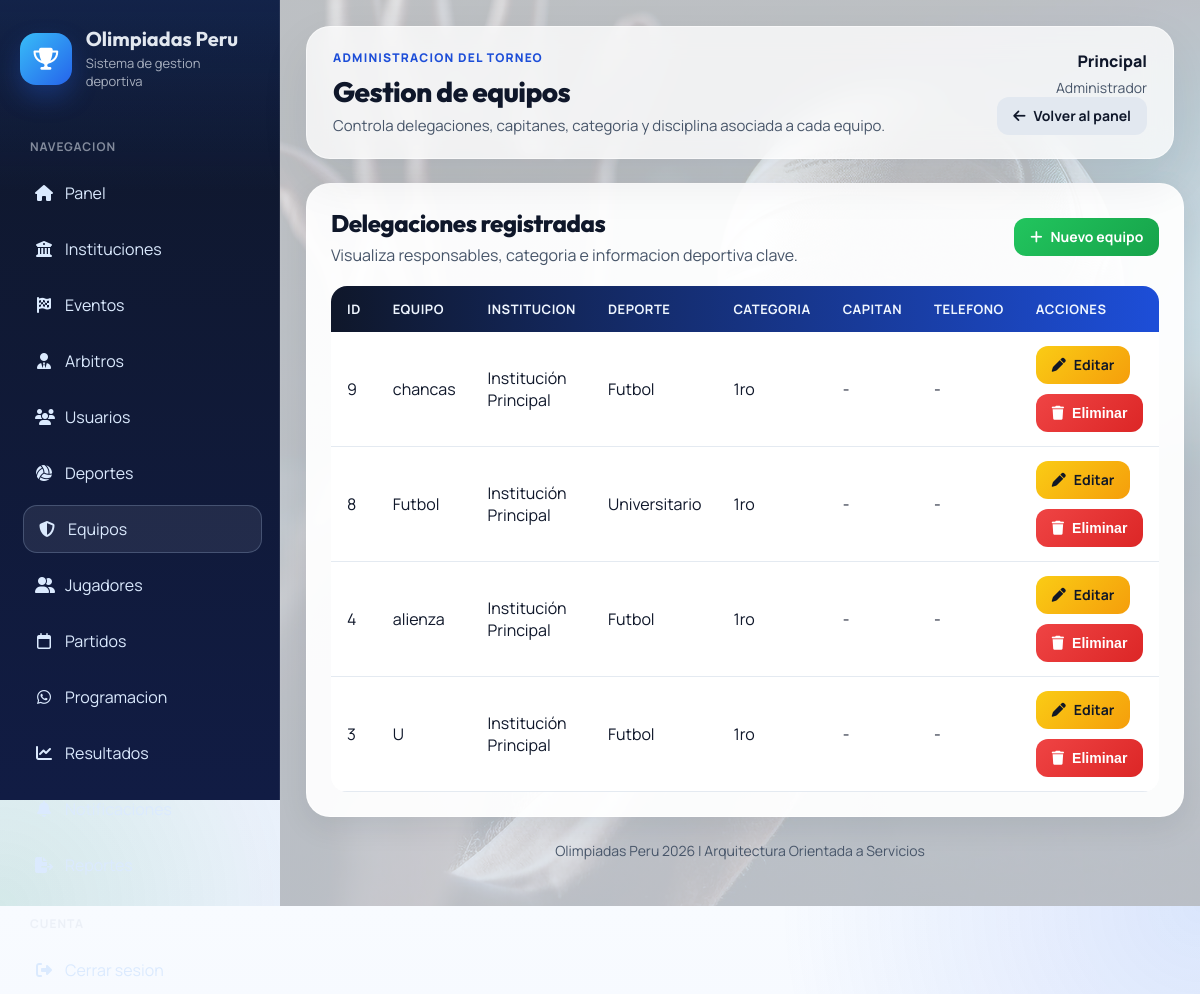
/modules/equipos/index.php (signed in), run on the app's committed database.
### tables this page shows
CREATE TABLE `equipos` (
  `id_equipo` int(11) NOT NULL AUTO_INCREMENT,
  `nombre` varchar(100) NOT NULL,
  `director_tecnico` varchar(100) DEFAULT NULL,
  `logo` varchar(255) DEFAULT NULL,
  `fecha_registro` timestamp NOT NULL DEFAULT current_timestamp(),
  `id_institucion` int(11) NOT NULL,
  `id_deporte` int(11) NOT NULL,
  `id_categoria` int(11) NOT NULL,
  `capitan` varchar(100) DEFAULT NULL,
  `telefono_capitan` varchar(20) DEFAULT NULL,
  PRIMARY KEY (`id_equipo`),
  KEY `id_institucion` (`id_institucion`),
  KEY `id_deporte` (`id_deporte`),
  KEY `id_categoria` (`id_categoria`),
  CONSTRAINT `equipos_ibfk_1` FOREIGN KEY (`id_institucion`) REFERENCES `instituciones` (`id_institucion`),
  CONSTRAINT `equipos_ibfk_2` FOREIGN KEY (`id_deporte`) REFERENCES `deportes` (`id_deporte`),
  CONSTRAINT `equipos_ibfk_3` FOREIGN KEY (`id_categoria`) REFERENCES `categorias` (`id_categoria`)
);

CREATE TABLE `instituciones` (
  `id_institucion` int(11) NOT NULL AUTO_INCREMENT,
  `nombre` varchar(150) NOT NULL,
  `ruc` varchar(11) DEFAULT NULL,
  `direccion` text DEFAULT NULL,
  `telefono` varchar(20) DEFAULT NULL,
  `email` varchar(100) DEFAULT NULL,
  `representante` varchar(100) DEFAULT NULL,
  `fecha_registro` timestamp NOT NULL DEFAULT current_timestamp(),
  PRIMARY KEY (`id_institucion`)
);

CREATE TABLE `deportes` (
  `id_deporte` int(11) NOT NULL AUTO_INCREMENT,
  `nombre` varchar(100) NOT NULL,
  `tipo` enum('Varones','Damas','Mixto') NOT NULL,
  `descripcion` text DEFAULT NULL,
  PRIMARY KEY (`id_deporte`)
);

CREATE TABLE `categorias` (
  `id_categoria` int(11) NOT NULL AUTO_INCREMENT,
  `nombre` varchar(50) NOT NULL,
  `pais_asignado` varchar(100) DEFAULT NULL,
  PRIMARY KEY (`id_categoria`)
);

### modules/equipos/index.php (called while the page is built, shortened)
<?php
require __DIR__ . '/index_view.php';
return;
?>

### includes/auth.php (called while the page is built, shortened)
<?php
function e(string $value): string
{
    return htmlspecialchars($value, ENT_QUOTES, 'UTF-8');
}

### modules/equipos/index_view.php (the view, shortened to what this page needs)
<?php
include '../../config/database.php';
$equipos = $conexion->query('
    SELECT
        equipos.*,
        instituciones.nombre AS institucion,
        deportes.nombre AS deporte,
        categorias.nombre AS categoria
    FROM equipos
    INNER JOIN instituciones ON equipos.id_institucion = instituciones.id_institucion
    INNER JOIN deportes ON equipos.id_deporte = deportes.id_deporte
    INNER JOIN categorias ON equipos.id_categoria = categorias.id_categoria
    ORDER BY equipos.id_equipo DESC
')->fetchAll();
require '../../includes/app_header.php';
?>
<section class="panel-card">
    <div class="toolbar">
        <div class="toolbar__title">
            <h2>Delegaciones registradas</h2>
            <p>Visualiza responsables, categoria e informacion deportiva clave.</p>
        </div>
        <div class="actions">
            <a class="btn btn-success" href="crear.php">
                <i class="fa-solid fa-plus"></i>
                Nuevo equipo
            </a>
        </div>
    </div>
    <div class="table-responsive">
        <table class="app-table">
            <thead>
                <tr>
                    <th>ID</th>
                    <th>Equipo</th>
                    <th>Institucion</th>
                    <th>Deporte</th>
                    <th>Categoria</th>
                    <th>Capitan</th>
                    <th>Telefono</th>
                    <th>Acciones</th>
                </tr>
            </thead>
            <tbody>
                <?php foreach ($equipos as $equipo): ?>
                    <tr>
                        <td><?= e((string) $equipo['id_equipo']) ?></td>
                        <td><?= e($equipo['nombre']) ?></td>
                        <td><?= e($equipo['institucion']) ?></td>
                        <td><?= e($equipo['deporte']) ?></td>
                        <td><?= e($equipo['categoria']) ?></td>
                        <td><?= e((string) ($equipo['capitan'] ?? '-')) ?></td>
                        <td><?= e((string) ($equipo['telefono_capitan'] ?? '-')) ?></td>
                        <td>
                            <div class="table-stack">
                                <a class="btn btn-warning" href="editar.php?id=<?= e((string) $equipo['id_equipo']) ?>">
                                    <i class="fa-solid fa-pen"></i>
                                    Editar
                                </a>
                                <form class="inline-form" action="eliminar.php" method="POST" onsubmit="return confirm('¿Eliminar este equipo?');">
                                    <button class="btn btn-danger" type="submit">
                                        <i class="fa-solid fa-trash"></i>
                                        Eliminar
                                    </button>
                                </form>
                            </div>
                        </td>
                    </tr>
                <?php endforeach; ?>
            </tbody>
        </table>
    </div>
</section>
<?php require '../../includes/app_footer.php'; ?>

### css/style.css (style rules this page uses)
:root { --bg: #eef2ff; --surface: #ffffff; --text: #0f172a; --text-soft: #475569; --primary: #2563eb; --primary-2: #1d4ed8; --success: #16a34a; --warning: #f59e0b; --danger: #dc2626; --shadow-soft: 0 20px 50px rgba(15, 23, 42, 0.08); --shadow-card: 0 10px 30px rgba(15, 23, 42, 0.08); --radius-xl: 24px; --radius-lg: 18px; --radius-md: 14px; --radius-sm: 10px; --transition: 180ms ease; }
* { box-sizing: border-box; margin: 0; padding: 0; }
html { scroll-behavior: smooth; }
body { background: radial-gradient(circle at top right, rgba(37, 99, 235, 0.14), transparent 28%), radial-gradient(circle at bottom left, rgba(22, 163, 74, 0.12), transparent 24%), linear-gradient(180deg, #f8fbff 0%, var(--bg) 100%); color: var(--text); font-family: "Manrope", "Segoe UI", Tahoma, Geneva, Verdana, sans-serif; min-height: 100vh; }
h1, h2, h3, h4, h5, h6, .app-brand__title, .app-topbar__title { font-family: "Outfit", "Manrope", "Segoe UI", sans-serif; }
a { color: inherit; }
.hero-card, .panel-card, .data-card, .form-card, .auth-card { background: rgba(255, 255, 255, 0.94); border: 1px solid rgba(255, 255, 255, 0.7); border-radius: var(--radius-xl); box-shadow: var(--shadow-card); }
.hero-card, .panel-card, .data-card, .form-card { padding: 24px; }
.toolbar { align-items: center; display: flex; flex-wrap: wrap; gap: 12px; justify-content: space-between; margin-bottom: 20px; }
.toolbar__title h2, .section-title { font-size: 24px; font-weight: 800; letter-spacing: -0.02em; }
.toolbar__title p { color: var(--text-soft); margin-top: 6px; }
.actions { display: flex; flex-wrap: wrap; gap: 10px; }
.table-responsive { overflow-x: auto; }
.app-table, table { background: var(--surface); border-collapse: collapse; border-radius: 16px; overflow: hidden; width: 100%; }
.app-table thead, table thead { background: linear-gradient(90deg, #0f172a, #1d4ed8); }
.app-table th, table th { color: #eff6ff; font-size: 13px; font-weight: 700; letter-spacing: 0.04em; padding: 14px 16px; text-align: left; text-transform: uppercase; }
.app-table td, table td { border-bottom: 1px solid rgba(226, 232, 240, 0.9); color: var(--text); padding: 14px 16px; vertical-align: middle; }
.app-table tbody td, table tbody td { background: rgba(255, 255, 255, 0.9); color: var(--text); }
.table-stack { display: flex; flex-wrap: wrap; gap: 10px; }
.btn, button, input[type="submit"] { align-items: center; border: 0; border-radius: 12px; cursor: pointer; display: inline-flex; font-size: 14px; font-weight: 700; gap: 8px; justify-content: center; line-height: 1; padding: 12px 16px; text-decoration: none; transition: transform var(--transition), box-shadow var(--transition), background var(--transition), opacity var(--transition); }
.btn-success { background: linear-gradient(135deg, #22c55e, #16a34a); color: #fff; }
.btn-warning { background: linear-gradient(135deg, #facc15, #f59e0b); color: #111827; }
.btn-danger { background: linear-gradient(135deg, #ef4444, #dc2626); color: #fff; }
.inline-form { display: inline-flex; }

### data on the page
equipos: id_equipo "9", nombre "chancas", id_institucion.nombre "Institución Principal", id_deporte.nombre "Futbol", id_categoria.nombre "1ro", capitan "-", telefono_capitan "-"
equipos: id_equipo "8", nombre "Futbol", id_institucion.nombre "Institución Principal", id_deporte.nombre "Universitario", id_categoria.nombre "1ro", capitan "-", telefono_capitan "-"
equipos: id_equipo "4", nombre "alienza", id_institucion.nombre "Institución Principal", id_deporte.nombre "Futbol", id_categoria.nombre "1ro", capitan "-", telefono_capitan "-"
equipos: id_equipo "3", nombre "U", id_institucion.nombre "Institución Principal", id_deporte.nombre "Futbol", id_categoria.nombre "1ro", capitan "-", telefono_capitan "-"

### other printed values
$item['label'] "Panel"
$item['label'] "Instituciones"
$item['label'] "Eventos"
$item['label'] "Arbitros"
$item['label'] "Usuarios"
$item['label'] "Deportes"
$item['label'] "Equipos"
$item['label'] "Jugadores"
$item['label'] "Partidos"
$item['label'] "Programacion"
$item['label'] "Resultados"
$pageHeading "Gestion de equipos"
$pageDescription "Controla delegaciones, capitanes, categoria y disciplina asociada a cada equipo."
current_user_name() "Principal"
current_role_label() "Administrador"
